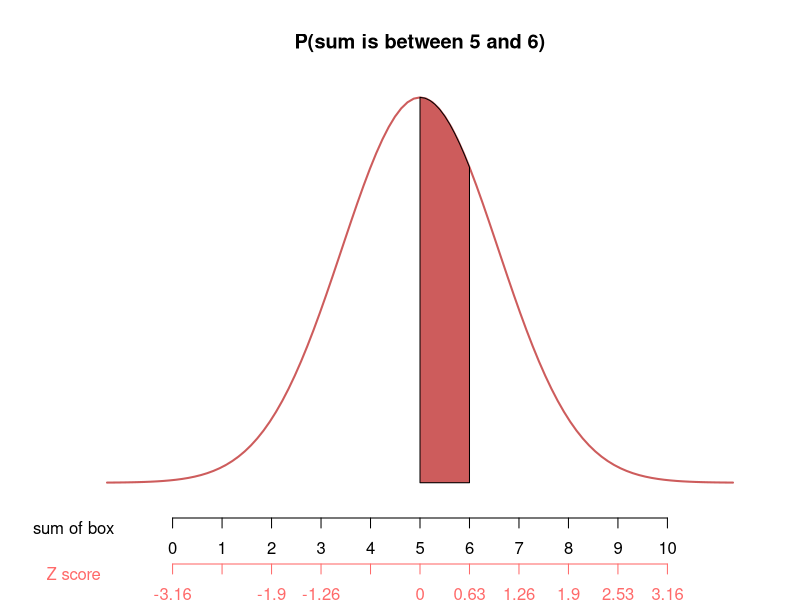
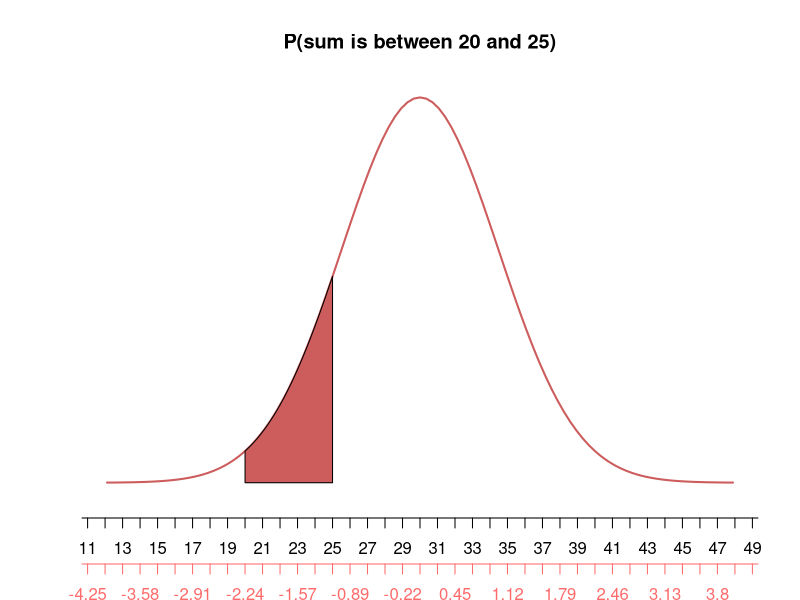

Here is the R script that generated these plots, in order:
## ---- chunk 1
box=c(1,0)
m = 10 * mean(box)
s = sqrt(10) * sd(box) * (sqrt(1)/sqrt(2))
threshold1 = 5
threshold2 = 6
pnorm(6, m, s) - pnorm(5, m, s)

xlimits1 = seq(round(-4 * s + m, digit = -1), round(4 * s + m, digit = -1), 
1)
curve(dnorm(x, mean = m, sd = s), m - 4 * s, m + 4 * s, col = "indianred", lwd = 2, 
xlab = "", ylab = "", main = "P(sum is between 5 and 6)", axes = F)
sequence <- seq(threshold1, threshold2, 0.1)
polygon(x = c(sequence, threshold2, threshold1), y = c(dnorm(c(sequence), m, 
s), 0, 0), col = "indianred")
axis(1, xlimits1, line = 1, col = "black", col.ticks = "black", col.axis = "black")
mtext("sum of box", 1, line = 1, at = -2, col = "black")
axis(1, xlimits1, labels = round((xlimits1 - m)/s, 2), line = 3.3, col = "indianred1", 
col.ticks = "indianred1", col.axis = "indianred1")
mtext("Z score", 1, line = 3.3, at = -2, col = "indianred1")
## ---- chunk 2
box=c(1,3,5)
m = 10 * mean(box)
s = sqrt(10) * sd(box) * (sqrt(1)/sqrt(2))
threshold1 = 20
threshold2 = 25
pnorm(25, m, s) - pnorm(20, m, s)

xlimits1 = seq(round(-4 * s + m, digit = -1), round(4 * s + m, digit = -1), 
1)
curve(dnorm(x, mean = m, sd = s), m - 4 * s, m + 4 * s, col = "indianred", lwd = 2, 
xlab = "", ylab = "", main = "P(sum is between 20 and 25)", axes = F)
sequence <- seq(threshold1, threshold2, 0.1)
polygon(x = c(sequence, threshold2, threshold1), y = c(dnorm(c(sequence), m, 
s), 0, 0), col = "indianred")
axis(1, xlimits1, line = 1, col = "black", col.ticks = "black", col.axis = "black")
mtext("sum of box", 1, line = 1, at = -2, col = "black")
axis(1, xlimits1, labels = round((xlimits1 - m)/s, 2), line = 3.3, col = "indianred1", 
col.ticks = "indianred1", col.axis = "indianred1")
mtext("Z score", 1, line = 3.3, at = -2, col = "indianred1")
## ---- chunk 3
N = 6000 # Population size
n = 800 # Sample size
yes = 250 # Number of oysters from sample containing pearls
no = n - yes

# Scaling up
pop_yes = yes * N/n
pop_no = no * N/n

# Box model
box = c(rep(1, pop_yes), rep(0, pop_no))

# Bootstrap samples
set.seed(10)
samples = replicate(5000, sum(sample(box, 500, replace = FALSE)))
cumsum(table(samples)) # View cumulative table
1410/5000 # Approximate probability using cumulative table

# Alternate solution not using the cumulative table
sum(samples <= 150)/5000 # Approximate probability of containing less than or equal to 150 pearls in sample of 5000 oysters
